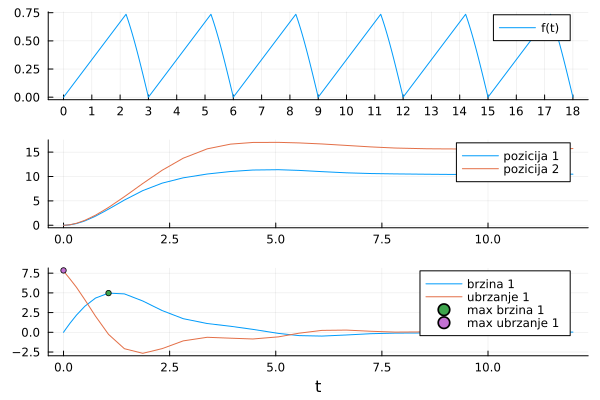

Generate this figure with Julia:
using DifferentialEquations, Plots

function f(t)
	tp = rem(t, 3)

	y = min(sin(pi/3 * tp), 1/3 * tp)
end

function sistem!(dx, x, p, t)
	m1, m2, c1, c2, k1, k2, g = p

	dx[1] = x[2]
	dx[2] = 1/m1 * (-c1*x[2] - k1*x[1] - k2*(x[1]-x[3]) + m2*g)
	dx[3] = x[4]
	dx[4] = 1/m2 * (-c2*x[4] + k2*(x[1]-x[3]) + m2*g + f(t))
end

# Crtanje pobudne sile
t = 0:0.01:18
plt_F = plot(t, f.(t), 
	label="f(t)",
	xticks=0:1:18, yticks=0:0.25:1)

# Resavanje sistema dif jednacina
interval = (0.0, 12.0)
p = (10.0, 8.0, 5.0, 10.0, 15.0, 15.0, 9.81)
pocetni = zeros(4)

prob = ODEProblem(sistem!, pocetni, interval, p)
sol = solve(prob)

# Izdvajanje pozicije prvog i drugog tela
pos_1 = [u[1] for u in sol.u]
pos_2 = [u[3] for u in sol.u]

plt_pos = plot(sol.t, [pos_1, pos_2], 
				label=["pozicija 1" "pozicija 2"])

# Izdvajanje brzine i ubrzanja prvog tela
brzina_1 = [u[2] for u in sol.u]
ubrz_1 = diff(brzina_1) ./ diff(sol.t)

plt_brz = plot(sol.t, brzina_1, label="brzina 1")
plot!(plt_brz, sol.t[1:end-1], ubrz_1, label="ubrzanje 1", xlabel="t")

# Oznacavanje na grafiku maksimalne brzine i ubrzanja
_, index_brz = findmax(abs.(brzina_1))
_, index_ubrz = findmax(abs.(ubrz_1))

scatter!(plt_brz, [sol.t[index_brz]], [brzina_1[index_brz]],
		label="max brzina 1", markerstyle=:circle, markersize=3)

scatter!(plt_brz, [sol.t[index_ubrz]], [ubrz_1[index_ubrz]],
		label="max ubrzanje 1", markerstyle=:circle, markersize=3)

# Crtanje svih grafika
plt_final = plot(plt_F, plt_pos, plt_brz, layout=(3,1))
display(plt_final)

# Cuvanje grafika
dir = dirname(@__FILE__())
savefig(plt_final, "$dir/z04.png")